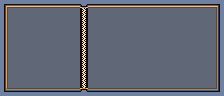

Below is a game level as drawn by its tile map, then a one-line description and the .tmx file that defines it, in full:
An orthogonal 28x12 tile map with 8x8 px tiles, 1 tile layer (Tile Layer 1).

<map version="1.10" tiledversion="1.11.2" orientation="orthogonal" renderorder="right-down" width="28" height="12" tilewidth="8" tileheight="8" infinite="0" nextlayerid="2" nextobjectid="1">
 <tileset firstgid="1" name="BobMenuTiles" tilewidth="8" tileheight="8" tilecount="128" columns="16">
  <image source="../../Image/Png/MenuTiles.png" width="128" height="64" />
 </tileset>
 <layer id="1" name="Tile Layer 1" width="28" height="12">
  <data encoding="csv">
2,3,3,3,3,3,3,3,3,3,47,3,3,3,3,3,3,3,3,3,3,3,3,3,3,3,3,6,
7,55,55,55,55,55,55,55,55,55,48,55,55,55,55,55,55,55,55,55,55,55,55,55,55,55,55,11,
7,55,55,55,55,55,55,55,55,55,48,55,55,55,55,55,55,55,55,55,55,55,55,55,55,55,55,11,
7,55,55,55,55,55,55,55,55,55,48,55,55,55,55,55,55,55,55,55,55,55,55,55,55,55,55,11,
7,55,55,55,55,55,55,55,55,55,48,55,55,55,55,55,55,55,55,55,55,55,55,55,55,55,55,11,
7,55,55,55,55,55,55,55,55,55,48,55,55,55,55,55,55,55,55,55,55,55,55,55,55,55,55,11,
7,55,55,55,55,55,55,55,55,55,48,55,55,55,55,55,55,55,55,55,55,55,55,55,55,55,55,11,
7,55,55,55,55,55,55,55,55,55,48,55,55,55,55,55,55,55,55,55,55,55,55,55,55,55,55,11,
7,55,55,55,55,55,55,55,55,55,48,55,55,55,55,55,55,55,55,55,55,55,55,55,55,55,55,11,
7,55,55,55,55,55,55,55,55,55,48,55,55,55,55,55,55,55,55,55,55,55,55,55,55,55,55,11,
8,55,55,55,55,55,55,55,55,55,48,55,55,55,55,55,55,55,55,55,55,55,55,55,55,55,55,11,
27,29,29,29,29,29,29,29,29,29,49,29,29,29,29,29,29,29,29,29,29,29,29,29,29,29,29,32
</data>
 </layer>
</map>